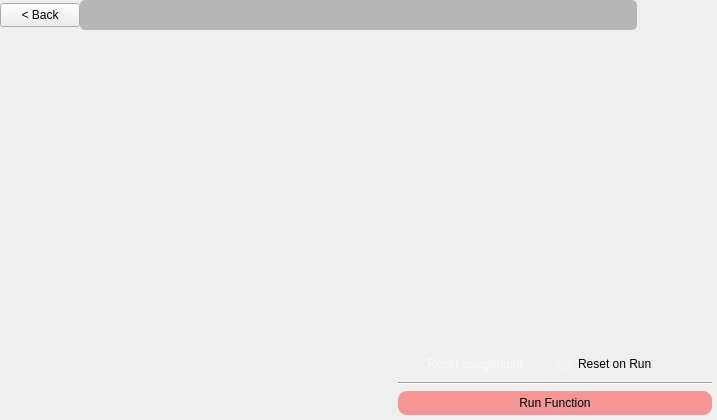
<?xml version="1.0" encoding="UTF-8"?>
<ui version="4.0">
 <class>Form</class>
 <widget class="QWidget" name="Form">
  <property name="geometry">
   <rect>
    <x>0</x>
    <y>0</y>
    <width>717</width>
    <height>420</height>
   </rect>
  </property>
  <property name="windowTitle">
   <string>Form</string>
  </property>
  <property name="styleSheet">
   <string notr="true">QCheckBox::indicator
{
border-radius: 2px;
background-color: rgb(250,250,250,10);
border-color: rgb(250,250,250, 100);
border-style: solid;
border-width: 1px;
padding: 4px;
}


QCheckBox::indicator:checked
{
background-color: rgb(250,250,250,200);

}


QCheckBox::indicator:unchecked
{
background-color: rgb(250,250,250,10);
}


QCheckBox::indicator:focus
{
border-color: rgb(250,87,87, 150);
border-width: 2px;
border-radius: 2px;
}</string>
  </property>
  <layout class="QGridLayout" name="gridLayout">
   <property name="leftMargin">
    <number>0</number>
   </property>
   <property name="topMargin">
    <number>0</number>
   </property>
   <property name="rightMargin">
    <number>0</number>
   </property>
   <property name="bottomMargin">
    <number>0</number>
   </property>
   <property name="spacing">
    <number>0</number>
   </property>
   <item row="0" column="0" colspan="2">
    <layout class="QHBoxLayout" name="horizontalLayout">
     <item>
      <widget class="QPushButton" name="back_button">
       <property name="minimumSize">
        <size>
         <width>0</width>
         <height>24</height>
        </size>
       </property>
       <property name="maximumSize">
        <size>
         <width>16777215</width>
         <height>24</height>
        </size>
       </property>
       <property name="text">
        <string>&lt; Back</string>
       </property>
      </widget>
     </item>
     <item>
      <widget class="QLineEdit" name="filterInput">
       <property name="minimumSize">
        <size>
         <width>0</width>
         <height>30</height>
        </size>
       </property>
       <property name="styleSheet">
        <string notr="true">border-radius: 5px;
background-color: rgb(0,0,0,60);
padding:2px;</string>
       </property>
      </widget>
     </item>
     <item>
      <widget class="QPushButton" name="reloadButton">
       <property name="minimumSize">
        <size>
         <width>0</width>
         <height>30</height>
        </size>
       </property>
       <property name="styleSheet">
        <string notr="true">background-color: rgb(255, 255, 255,0);</string>
       </property>
       <property name="text">
        <string/>
       </property>
       <property name="flat">
        <bool>true</bool>
       </property>
      </widget>
     </item>
     <item>
      <widget class="QPushButton" name="settings_button">
       <property name="minimumSize">
        <size>
         <width>0</width>
         <height>30</height>
        </size>
       </property>
       <property name="styleSheet">
        <string notr="true">background-color: rgb(255, 255, 255,0);</string>
       </property>
       <property name="text">
        <string/>
       </property>
       <property name="flat">
        <bool>true</bool>
       </property>
      </widget>
     </item>
    </layout>
   </item>
   <item row="1" column="0">
    <widget class="QFrame" name="search_frame">
     <property name="styleSheet">
      <string notr="true"/>
     </property>
     <property name="frameShape">
      <enum>QFrame::NoFrame</enum>
     </property>
     <property name="frameShadow">
      <enum>QFrame::Plain</enum>
     </property>
     <layout class="QGridLayout" name="gridLayout_2">
      <property name="leftMargin">
       <number>0</number>
      </property>
      <property name="topMargin">
       <number>0</number>
      </property>
      <property name="rightMargin">
       <number>0</number>
      </property>
      <property name="bottomMargin">
       <number>0</number>
      </property>
      <item row="0" column="0">
       <widget class="QListWidget" name="functionList">
        <property name="sizePolicy">
         <sizepolicy hsizetype="Expanding" vsizetype="Expanding">
          <horstretch>0</horstretch>
          <verstretch>0</verstretch>
         </sizepolicy>
        </property>
        <property name="maximumSize">
         <size>
          <width>1000</width>
          <height>16777215</height>
         </size>
        </property>
        <property name="mouseTracking">
         <bool>true</bool>
        </property>
        <property name="focusPolicy">
         <enum>Qt::NoFocus</enum>
        </property>
        <property name="styleSheet">
         <string notr="true">QListWidget::item
{
padding: 0px;
outline: 0;
border: solid;
border-width: 0;
}

QListWidget::item:hover
{
background-color: rgb(200,200, 200,20);
}

QListWidget::item
{
background-color: rgb(0,0,0,30);
border-radius: 2px;
padding: 2px;
outline: 0;

}

QListWidget
{
background-color: rgb(0, 255, 255,0);
alternate-background-color: rgb(250,87,87,5);
}


QListWidget::item:selected
{
background-color: rgb(250,87,87,100);
}</string>
        </property>
        <property name="frameShape">
         <enum>QFrame::NoFrame</enum>
        </property>
        <property name="frameShadow">
         <enum>QFrame::Plain</enum>
        </property>
        <property name="sizeAdjustPolicy">
         <enum>QAbstractScrollArea::AdjustIgnored</enum>
        </property>
        <property name="alternatingRowColors">
         <bool>false</bool>
        </property>
        <property name="selectionMode">
         <enum>QAbstractItemView::SingleSelection</enum>
        </property>
        <property name="verticalScrollMode">
         <enum>QAbstractItemView::ScrollPerPixel</enum>
        </property>
        <property name="horizontalScrollMode">
         <enum>QAbstractItemView::ScrollPerPixel</enum>
        </property>
        <property name="movement">
         <enum>QListView::Free</enum>
        </property>
        <property name="isWrapping" stdset="0">
         <bool>false</bool>
        </property>
        <property name="resizeMode">
         <enum>QListView::Adjust</enum>
        </property>
        <property name="spacing">
         <number>2</number>
        </property>
        <property name="wordWrap">
         <bool>true</bool>
        </property>
       </widget>
      </item>
     </layout>
    </widget>
   </item>
   <item row="1" column="1">
    <widget class="QFrame" name="properties_frame">
     <property name="styleSheet">
      <string notr="true"/>
     </property>
     <property name="frameShape">
      <enum>QFrame::NoFrame</enum>
     </property>
     <property name="frameShadow">
      <enum>QFrame::Plain</enum>
     </property>
     <layout class="QVBoxLayout" name="verticalLayout_6">
      <property name="leftMargin">
       <number>5</number>
      </property>
      <property name="topMargin">
       <number>5</number>
      </property>
      <property name="rightMargin">
       <number>5</number>
      </property>
      <property name="bottomMargin">
       <number>5</number>
      </property>
      <item>
       <widget class="QFrame" name="attributeBox">
        <property name="sizePolicy">
         <sizepolicy hsizetype="Preferred" vsizetype="Expanding">
          <horstretch>0</horstretch>
          <verstretch>0</verstretch>
         </sizepolicy>
        </property>
        <layout class="QVBoxLayout" name="verticalLayout_7">
         <item>
          <spacer name="verticalSpacer_6">
           <property name="orientation">
            <enum>Qt::Vertical</enum>
           </property>
           <property name="sizeType">
            <enum>QSizePolicy::MinimumExpanding</enum>
           </property>
           <property name="sizeHint" stdset="0">
            <size>
             <width>20</width>
             <height>40</height>
            </size>
           </property>
          </spacer>
         </item>
        </layout>
       </widget>
      </item>
      <item>
       <spacer name="verticalSpacer_7">
        <property name="orientation">
         <enum>Qt::Vertical</enum>
        </property>
        <property name="sizeHint" stdset="0">
         <size>
          <width>314</width>
          <height>298</height>
         </size>
        </property>
       </spacer>
      </item>
      <item>
       <layout class="QHBoxLayout" name="horizontalLayout_4">
        <item>
         <widget class="QPushButton" name="resetAssignment">
          <property name="minimumSize">
           <size>
            <width>0</width>
            <height>24</height>
           </size>
          </property>
          <property name="maximumSize">
           <size>
            <width>16777215</width>
            <height>24</height>
           </size>
          </property>
          <property name="styleSheet">
           <string notr="true">QPushButton
{
border-radius: 9px;
background-color: rgb(250,250,250,20);
color: rgb(250,250,250,250);
padding: 5px;
}

QPushButton::hover
{
background-color: rgb(250,250,250,50);
}</string>
          </property>
          <property name="text">
           <string>Reset assignment</string>
          </property>
         </widget>
        </item>
        <item>
         <widget class="QCheckBox" name="resetOnRunCheckbox">
          <property name="text">
           <string>Reset on Run</string>
          </property>
         </widget>
        </item>
       </layout>
      </item>
      <item>
       <widget class="Line" name="lowerLine_3">
        <property name="orientation">
         <enum>Qt::Horizontal</enum>
        </property>
       </widget>
      </item>
      <item>
       <widget class="QPushButton" name="runButton">
        <property name="styleSheet">
         <string notr="true">QPushButton
{
border-radius: 9px;
background-color: rgb(250,87,87, 150);
padding: 5px;
}

QPushButton::hover
{
background-color: rgb(250,87,87, 200);
}


QPushButton::pressed
{
background-color: rgb(250,87,87, 100);
}</string>
        </property>
        <property name="text">
         <string>Run Function</string>
        </property>
       </widget>
      </item>
     </layout>
    </widget>
   </item>
  </layout>
 </widget>
 <resources/>
 <connections/>
</ui>
